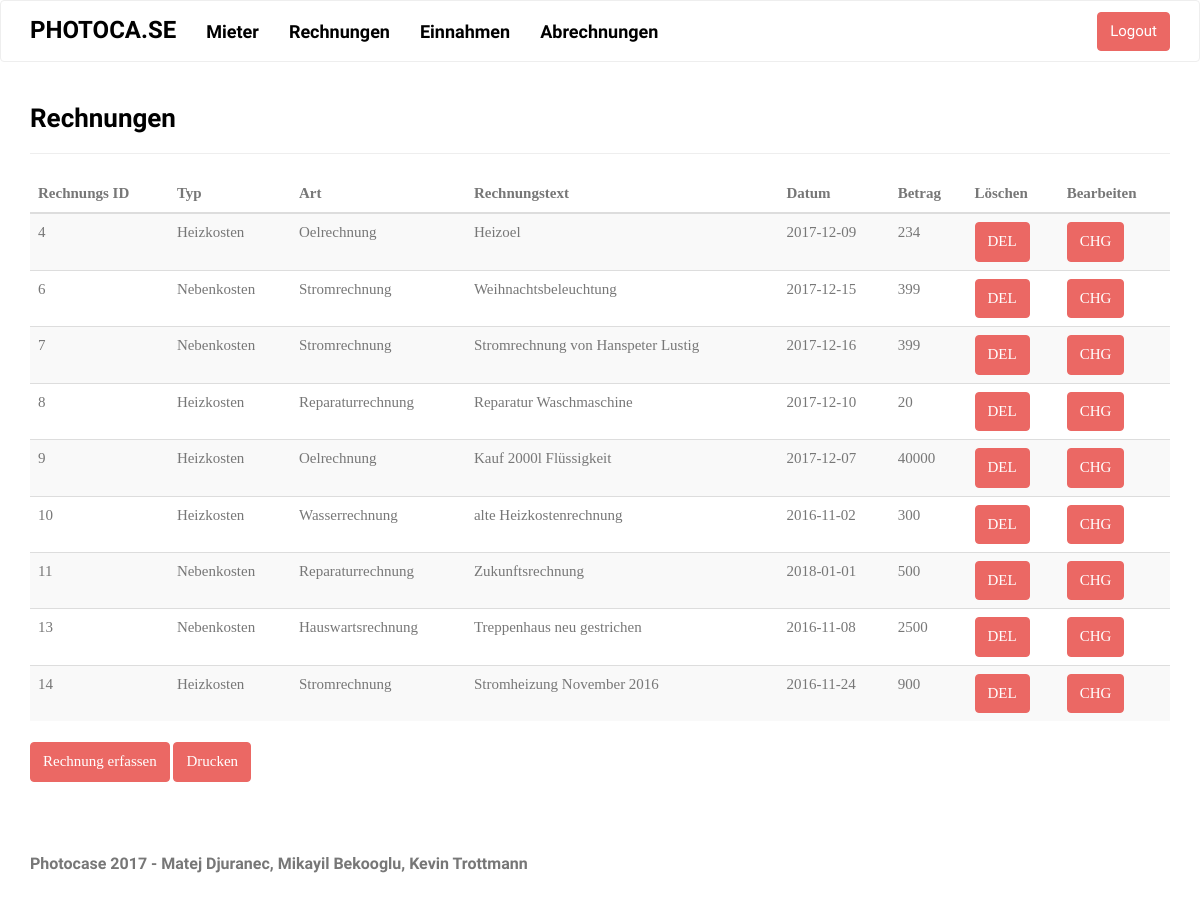
The page /view/rechnungen.php (signed in) on the database its author committed.
### tables this page shows
CREATE TABLE `rechnungen` (
  `ID` int(11) NOT NULL,
  `Typ` varchar(32) NOT NULL,
  `Art` varchar(32) NOT NULL,
  `Rechnungstext` varchar(200) NOT NULL,
  `Datum` date NOT NULL,
  `Betrag` double NOT NULL
);

### view/rechnungen.php (the view, shortened to what this page needs)
<!DOCTYPE html>
<html>
<?php include "header.php";
include "db.connection.php"; ?>
<body>
<div class="container">
    <div class="page-header">
        <h3>Rechnungen</h3></div>
    <div class="table-responsive">
        <table class="table table-striped">
            <thead>
            <tr>
                <th>Rechnungs ID</th>
                <th>Typ</th>
                <th>Art</th>
                <th>Rechnungstext</th>
                <th>Datum</th>
                <th>Betrag</th>
                <th>Löschen</th>
                <th>Bearbeiten</th>
            </tr>
            </thead>
            <tbody>
            <?php
            $res_rechnung = mysqli_query($link, "SELECT * FROM rechnungen");
            while ($datensatz = mysqli_fetch_assoc($res_rechnung)) {
                echo "<tr><td>" . $datensatz["ID"] . "</td>";
                echo "<td>" . $datensatz["Typ"] . "</td>";
                echo "<td>" . $datensatz["Art"] . "</td>";
                echo "<td>" . $datensatz["Rechnungstext"] . "</td>";
                echo "<td>" . $datensatz["Datum"] . "</td>";
                echo "<td>" . $datensatz["Betrag"] . "</td>";
                echo "<td><form action='db_del_rechnung.php' method='POST'/><input type='submit' class='btn btn-primary' name='löschen' value='DEL'> <input type='hidden' name='ID' value='" . $datensatz["ID"] . "'></form></td>";
                echo "<td><form action='db_chg_rechnung.php' method='POST'/><input type='submit' class='btn btn-primary' name='bearbeiten' value='CHG'> <input type='hidden' name='ID' value='" . $datensatz["ID"] . "'></form></td></tr>";
            }
            ?>
            </tbody>
        </table>
        <a href="form_neue_rechnung.php" class="btn btn-primary" type="button"> Rechnung erfassen </a> <a
                href="pdfgeneratorrechnung.php" target="_blank" class="btn btn-primary">Drucken</a>
    </div>
</div>
</body>
<?php include "footer.php"; ?>
</html>

### rows shown on the page
rechnungen: ID "4", Typ "Heizkosten", Art "Oelrechnung", Rechnungstext "Heizoel", Datum "2017-12-09", Betrag "234"
rechnungen: ID "6", Typ "Nebenkosten", Art "Stromrechnung", Rechnungstext "Weihnachtsbeleuchtung", Datum "2017-12-15", Betrag "399"
rechnungen: ID "7", Typ "Nebenkosten", Art "Stromrechnung", Rechnungstext "Stromrechnung von Hanspeter Lustig", Datum "2017-12-16", Betrag "399"
rechnungen: ID "8", Typ "Heizkosten", Art "Reparaturrechnung", Rechnungstext "Reparatur Waschmaschine", Datum "2017-12-10", Betrag "20"
rechnungen: ID "9", Typ "Heizkosten", Art "Oelrechnung", Rechnungstext "Kauf 2000l Flüssigkeit", Datum "2017-12-07", Betrag "40000"
rechnungen: ID "10", Typ "Heizkosten", Art "Wasserrechnung", Rechnungstext "alte Heizkostenrechnung", Datum "2016-11-02", Betrag "300"
rechnungen: ID "11", Typ "Nebenkosten", Art "Reparaturrechnung", Rechnungstext "Zukunftsrechnung", Datum "2018-01-01", Betrag "500"
rechnungen: ID "13", Typ "Nebenkosten", Art "Hauswartsrechnung", Rechnungstext "Treppenhaus neu gestrichen", Datum "2016-11-08", Betrag "2500"
rechnungen: ID "14", Typ "Heizkosten", Art "Stromrechnung", Rechnungstext "Stromheizung November 2016", Datum "2016-11-24", Betrag "900"
